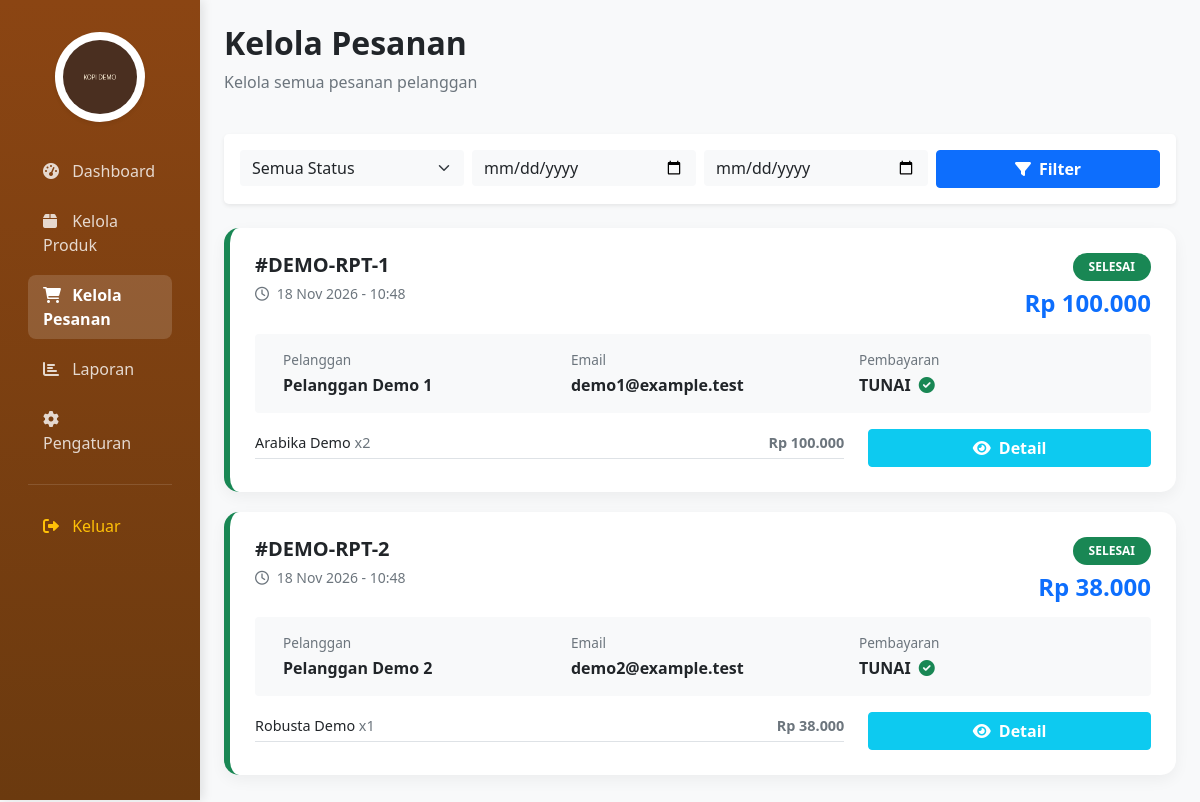
/admin/pesanan.php (signed in), run on the app's committed database.
### tables this page shows
CREATE TABLE `pesanan` (
  `id` int(11) NOT NULL,
  `kode_pesanan` varchar(20) NOT NULL,
  `nama_pelanggan` varchar(100) DEFAULT NULL,
  `email_pelanggan` varchar(100) NOT NULL,
  `total_harga` decimal(10,2) NOT NULL,
  `status_pesanan` enum('pending','diproses','selesai','dibatalkan') DEFAULT 'pending',
  `metode_pembayaran` enum('qris','ewallet','transfer_bank','tunai') DEFAULT NULL,
  `status_pembayaran` enum('pending','berhasil','gagal') DEFAULT 'pending',
  `midtrans_order_id` varchar(100) DEFAULT NULL,
  `midtrans_transaction_status` varchar(50) DEFAULT NULL,
  `created_at` timestamp NOT NULL DEFAULT current_timestamp(),
  `snap_token` varchar(255) DEFAULT NULL,
  `expired_time` datetime DEFAULT NULL
);

CREATE TABLE `detail_pesanan` (
  `id` int(11) NOT NULL,
  `pesanan_id` int(11) DEFAULT NULL,
  `produk_id` int(11) DEFAULT NULL,
  `quantity` int(11) NOT NULL,
  `harga` decimal(10,2) NOT NULL,
  `subtotal` decimal(10,2) NOT NULL
);

CREATE TABLE `produk` (
  `id` int(11) NOT NULL,
  `kategori_id` int(11) DEFAULT NULL,
  `nama_produk` varchar(200) NOT NULL,
  `berat` varchar(10) NOT NULL,
  `deskripsi` text DEFAULT NULL,
  `harga` decimal(10,2) NOT NULL,
  `stok` int(11) NOT NULL,
  `gambar` varchar(255) DEFAULT NULL,
  `is_available` tinyint(1) DEFAULT 1,
  `created_at` timestamp NOT NULL DEFAULT current_timestamp(),
  `is_deleted` tinyint(1) DEFAULT 0
);

### admin/pesanan.php (the view, shortened to what this page needs)
<?php
require_once '../includes/config.php';
$params = [];
$sql = "SELECT * FROM pesanan";
$sql .= " ORDER BY created_at DESC";
$stmt = $pdo->prepare($sql);
$stmt->execute($params);
$pesanan_list = $stmt->fetchAll(PDO::FETCH_ASSOC);
function getStatusColor($status) {
    switch ($status) {
        case 'selesai': return 'success';
    }
}
?>
<!DOCTYPE html>
<html lang="id">
<head>
    <link href="https://cdn.jsdelivr.net/npm/bootstrap@5.1.3/dist/css/bootstrap.min.css" rel="stylesheet">
    <link href="https://cdnjs.cloudflare.com/ajax/libs/font-awesome/6.0.0/css/all.min.css" rel="stylesheet">
</head>
<body>
    <div class="container-fluid">
        <div class="row">
            <?php include 'sidebar.php'; ?>
            <div class="col-md-9 col-lg-10 ms-sm-auto px-4 py-4">
                <div class="d-flex justify-content-between align-items-center mb-4">
                    <div>
                        <h2 class="fw-bold text-dark">Kelola Pesanan</h2>
                        <p class="text-muted">Kelola semua pesanan pelanggan</p>
                    </div>
                </div>
                <div class="card border-0 shadow-sm mb-4 p-3 rounded-3">
                    <form method="GET" action="" class="row g-2">
                        <div class="col-md-3">
                            <select name="status" class="form-select border-0 bg-light">
                                <option value="">Semua Status</option>
                            </select>
                        </div>
                        <div class="col-md-3">
                            <input type="date" name="tanggal_mulai" class="form-control border-0 bg-light" value="<?= $_GET['tanggal_mulai'] ?? '' ?>">
                        </div>
                        <div class="col-md-3">
                            <input type="date" name="tanggal_selesai" class="form-control border-0 bg-light" value="<?= $_GET['tanggal_selesai'] ?? '' ?>">
                        </div>
                        <div class="col-md-3">
                            <button type="submit" class="btn btn-primary w-100 fw-bold">
                                <i class="fas fa-filter me-2"></i>Filter
                            </button>
                        </div>
                    </form>
                </div>
                <?php if (count($pesanan_list) > 0): ?>
                    <?php foreach ($pesanan_list as $order): ?>
                        <?php
                            $stmt_item = $pdo->prepare("SELECT dp.*, p.nama_produk FROM detail_pesanan dp JOIN produk p ON dp.produk_id = p.id WHERE dp.pesanan_id = ?");
                            $stmt_item->execute([$order['id']]);
                            $items = $stmt_item->fetchAll(PDO::FETCH_ASSOC);
                        ?>
                        <div class="order-card <?= $order['status_pesanan'] ?>">
                            <div class="d-flex justify-content-between align-items-start mb-3">
                                <div>
                                    <h5 class="fw-bold mb-1">#<?= $order['kode_pesanan'] ?></h5>
                                    <small class="text-muted"><i class="far fa-clock me-1"></i> <?= date('d M Y - H:i', strtotime($order['created_at'])) ?></small>
                                </div>
                                <div class="text-end">
                                    <span class="badge bg-<?= getStatusColor($order['status_pesanan']) ?> px-3 py-2 rounded-pill">
                                        <?= strtoupper($order['status_pesanan']) ?>
                                    </span>
                                    <h4 class="text-primary fw-bold mt-2 mb-0">Rp <?= number_format($order['total_harga'], 0, ',', '.') ?></h4>
                                </div>
                            </div>
                            <div class="row bg-light rounded p-3 mb-3 mx-0">
                                <div class="col-md-4 mb-2 mb-md-0">
                                    <div class="info-label">Pelanggan</div>
                                    <div class="info-value"><?= htmlspecialchars($order['nama_pelanggan']) ?></div>
                                </div>
                                <div class="col-md-4 mb-2 mb-md-0">
                                    <div class="info-label">Email</div>
                                    <div class="info-value"><?= htmlspecialchars($order['email_pelanggan']) ?></div>
                                </div>
                                <div class="col-md-4">
                                    <div class="info-label">Pembayaran</div>
                                    <div class="info-value">
                                        <?= strtoupper($order['metode_pembayaran']) ?>
                                        <?php if($order['status_pembayaran'] == 'berhasil'): ?>
                                            <i class="fas fa-check-circle text-success ms-1"></i>
                                        <?php else: ?>
                                            <i class="fas fa-clock text-warning ms-1"></i>
                                        <?php endif; ?>
                                    </div>
                                </div>
                            </div>
                            <div class="row align-items-center">
                                <div class="col-md-8 mb-3 mb-md-0">
                                    <?php foreach ($items as $item): ?>
                                        <div class="d-flex justify-content-between border-bottom pb-1 mb-1" style="font-size: 0.9rem;">
                                            <span><?= $item['nama_produk'] ?> <span class="text-muted">x<?= $item['quantity'] ?></span></span>
                                            <span class="fw-bold text-muted">Rp <?= number_format($item['subtotal'], 0, ',', '.') ?></span>
                                        </div>
                                    <?php endforeach; ?>
                                </div>
                                <div class="col-md-4 text-end">
                                    <div class="d-grid gap-2">
                                        <?php if ($order['status_pesanan'] == 'pending'): ?>
                                            <a href="kasir_pembayaran.php?id=<?= $order['id'] ?>" class="btn btn-success fw-bold">
                                                <i class="fas fa-check me-2"></i>Proses
                                            </a>
                                            <form method="POST" style="display:contents">
                                                <input type="hidden" name="pesanan_id" value="<?= $order['id'] ?>">
                                                <input type="hidden" name="status_baru" value="dibatalkan">
                                                <button type="submit" name="update_status" class="btn btn-danger" onclick="return confirm('Batalkan pesanan?')">
                                                    <i class="fas fa-times me-2"></i>Batalkan
                                                </button>
                                            </form>
                                        <?php else: ?>
                                            <a href="kasir_pembayaran.php?id=<?= $order['id'] ?>" class="btn btn-info text-white fw-bold">
                                                <i class="fas fa-eye me-2"></i>Detail
                                            </a>
                                        <?php endif; ?>
                                    </div>
                                </div>
                            </div>
                        </div>
                    <?php endforeach; ?>
                <?php endif; ?>
            </div>
        </div>
    </div>
</body>
</html>

### admin/pesanan.php (style rules this page uses)
:root { --primary-color: #8B4513; --secondary-color: #D2691E; }
body { background-color: #f8f9fa; }
.order-card { background: white; border-radius: 15px; padding: 25px; margin-bottom: 20px; box-shadow: 0 5px 15px rgba(0,0,0,0.05); border-left: 6px solid; transition: transform 0.2s; }
.order-card.selesai { border-left-color: #198754; }
.info-label { font-size: 0.85rem; color: #6c757d; margin-bottom: 2px; }
.info-value { font-weight: 600; color: #212529; }

### data on the page
pesanan: kode_pesanan "DEMO-RPT-1", created_at "18 Nov 2026 - 10:48", status_pesanan "SELESAI", total_harga "100.000", nama_pelanggan "Pelanggan Demo 1", email_pelanggan "demo1@example.test", metode_pembayaran "TUNAI", status_pembayaran "berhasil" (drawn)
detail_pesanan: produk.nama_produk "Arabika Demo", quantity "2", subtotal "100.000"
pesanan: kode_pesanan "DEMO-RPT-2", created_at "18 Nov 2026 - 10:48", status_pesanan "SELESAI", total_harga "38.000", nama_pelanggan "Pelanggan Demo 2", email_pelanggan "demo2@example.test", metode_pembayaran "TUNAI", status_pembayaran "berhasil" (drawn)
detail_pesanan: produk.nama_produk "Robusta Demo", quantity "1", subtotal "38.000"
